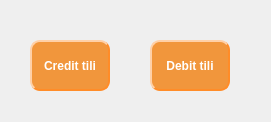
<?xml version="1.0" encoding="UTF-8"?>
<ui version="4.0">
 <class>CreditDebit</class>
 <widget class="QDialog" name="CreditDebit">
  <property name="geometry">
   <rect>
    <x>0</x>
    <y>0</y>
    <width>271</width>
    <height>122</height>
   </rect>
  </property>
  <property name="windowTitle">
   <string>Dialog</string>
  </property>
  <widget class="QPushButton" name="Push_Credit">
   <property name="geometry">
    <rect>
     <x>30</x>
     <y>40</y>
     <width>80</width>
     <height>51</height>
    </rect>
   </property>
   <property name="font">
    <font>
     <bold>true</bold>
    </font>
   </property>
   <property name="styleSheet">
    <string notr="true">QPushButton#Push_Credit{
background-color:rgba(242, 140, 40,0.9); color: rgba(0, 0, 0, 0.8); border-style: outset;  border-width: 2px;   border-radius: 10px; border-color: rgba(255, 140, 40,1);
color: white;
}
QPushButton#Push_Credit:hover{
background-color:rgba(230, 120, 40,0.9); color: rgba(0, 0, 0, 0.8); 
}</string>
   </property>
   <property name="text">
    <string>Credit tili</string>
   </property>
  </widget>
  <widget class="QPushButton" name="Push_Debit">
   <property name="geometry">
    <rect>
     <x>150</x>
     <y>40</y>
     <width>80</width>
     <height>51</height>
    </rect>
   </property>
   <property name="font">
    <font>
     <bold>true</bold>
    </font>
   </property>
   <property name="styleSheet">
    <string notr="true">QPushButton#Push_Debit{
background-color:rgba(242, 140, 40,0.9); color: rgba(0, 0, 0, 0.8); border-style: outset;  border-width: 2px;   border-radius: 10px; border-color: rgba(255, 140, 40,1);
color: white;
}
QPushButton#Push_Debit:hover{
background-color:rgba(230, 120, 40,0.9); color: rgba(0, 0, 0, 0.8); 
}</string>
   </property>
   <property name="text">
    <string>Debit tili</string>
   </property>
  </widget>
 </widget>
 <resources/>
 <connections/>
</ui>
